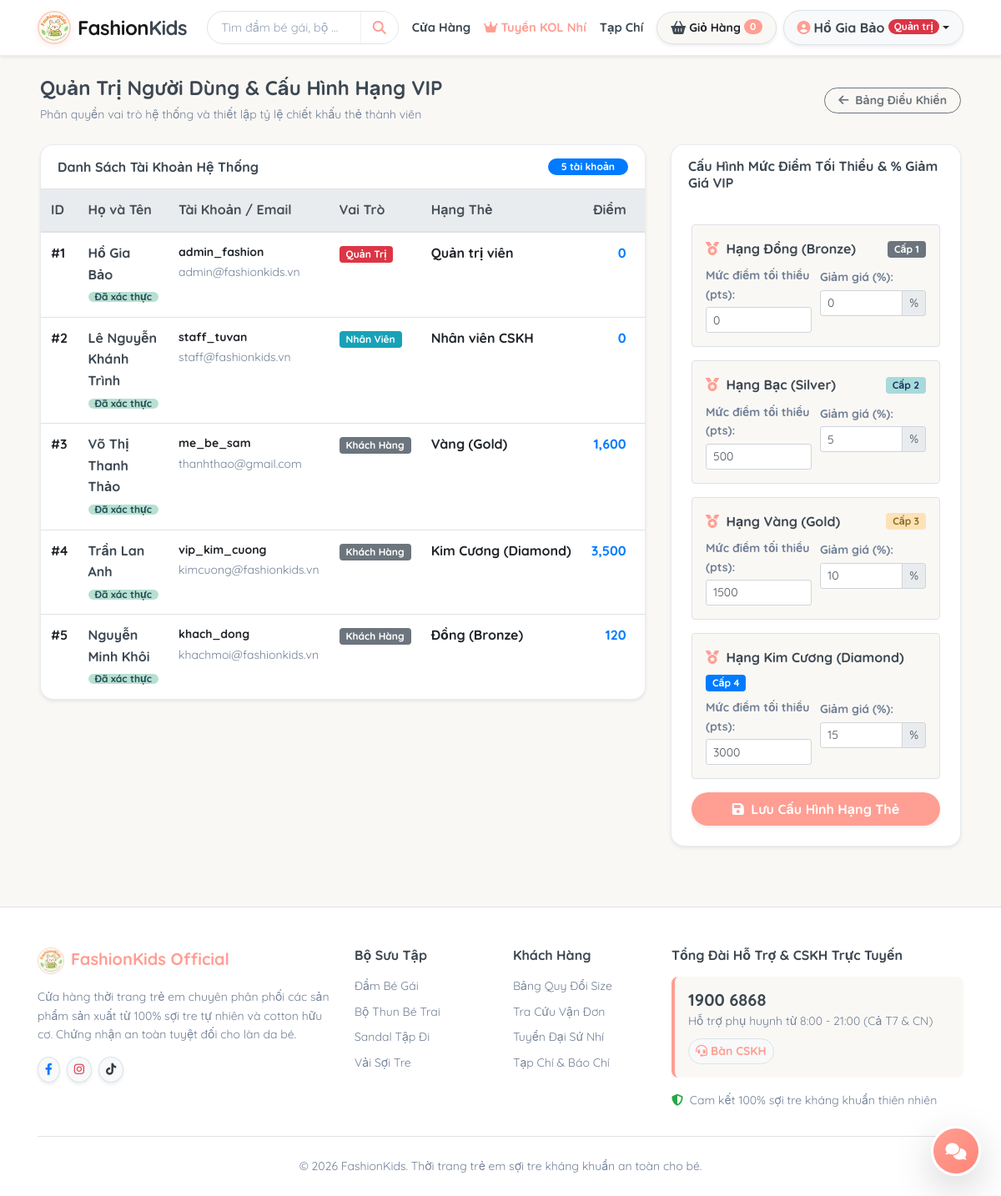
Page /views/pages/admin-users.php (signed in) on the committed database.
### tables this page shows
CREATE TABLE `hgb_nguoi_dung` (
    `ma_nguoi_dung` INT AUTO_INCREMENT PRIMARY KEY,
    `ma_hang_thanh_vien` INT NULL,
    `ten_dang_nhap` VARCHAR(50) NOT NULL UNIQUE,
    `mat_khau` VARCHAR(255) NOT NULL,
    `ho_va_ten` VARCHAR(100) NOT NULL,
    `thu_dien_tu` VARCHAR(100) NOT NULL UNIQUE,
    `so_dien_thoai` VARCHAR(20) NULL,
    `dia_chi_nha` VARCHAR(255) NULL,
    `diem_tich_luy` INT NOT NULL DEFAULT 0,
    `vai_tro` ENUM('quan_tri', 'nhan_vien', 'khach_hang') NOT NULL DEFAULT 'khach_hang',
    `da_xac_thuc_otp` TINYINT(1) NOT NULL DEFAULT 0,
    `ngay_tao` DATETIME NOT NULL DEFAULT CURRENT_TIMESTAMP,
    CONSTRAINT `kn_nguoi_dung_hang` 
        FOREIGN KEY (`ma_hang_thanh_vien`) REFERENCES `hgb_hang_thanh_vien`(`ma_hang`) 
        ON DELETE SET NULL ON UPDATE CASCADE
);

CREATE TABLE `hgb_hang_thanh_vien` (
    `ma_hang` INT AUTO_INCREMENT PRIMARY KEY,
    `ten_hang` VARCHAR(50) NOT NULL,
    `diem_toi_thieu` INT NOT NULL DEFAULT 0,
    `phan_tram_giam_gia` FLOAT NOT NULL DEFAULT 0,
    `mo_ta_quyen_loi` TEXT NULL
);

### views/pages/admin-users.php (the view, shortened to what the rows shown need)
<?php
require_once __DIR__ . "/../layouts/header.php";
require_once __DIR__ . "/../layouts/navbar.php";
require_once __DIR__ . "/../../models/UserModel.php";
$userModel = new UserModel();
$users_list = $userModel->layDanhSachNguoiDung();
$rawTiers = $userModel->layDanhSachHangThanhVien();
$tierBadgeMap = [
    1 => 'badge-secondary',
    2 => 'badge-sky',
    3 => 'badge-gold',
    4 => 'badge-primary',
];
$tiers = [];
foreach ($rawTiers as $rt) {
    $tid = (int)($rt['ma_hang'] ?? 1);
    $tiers[] = [
        'id'       => $tid,
        'name'     => (string)($rt['ten_hang'] ?? ''),
        'min'      => (int)($rt['diem_toi_thieu'] ?? 0),
        'discount' => (float)($rt['phan_tram_giam_gia'] ?? 0),
        'badge'    => $tierBadgeMap[$tid] ?? 'badge-secondary',
    ];
}
?>
<div class="container-fluid my-4 px-lg-5" id="hgb_admin_users_section">
    <div class="row">
        <div class="col-12 col-xl-8 mb-4">
            <div class="card card-pastel shadow-sm">
                <div class="card-body p-0">
                    <div class="table-responsive">
                        <table class="table table-hover align-middle mb-0">
                            <thead class="thead-light">
                                <tr>
                                    <th>ID</th>
                                    <th>Họ và Tên</th>
                                    <th>Tài Khoản / Email</th>
                                    <th>Vai Trò</th>
                                    <th>Hạng Thẻ</th>
                                    <th class="text-right">Điểm</th>
                                    <th class="text-center">Trạng Thái</th>
                                </tr>
                            </thead>
                            <tbody>
                                <?php foreach ($users_list as $u): ?>
                                    <tr>
                                        <td class="font-weight-bold text-nowrap">#<?= $u['id'] ?></td>
                                        <td>
                                            <div class="font-weight-bold text-slate"><?= htmlspecialchars($u['name']) ?></div>
                                            <?php if (!empty($u['otp_verified'])): ?>
                                                <span class="badge badge-mint small py-0 px-2 rounded-pill text-nowrap">Đã xác thực</span>
                                            <?php else: ?>
                                                <span class="badge badge-warning text-dark small py-0 px-2 rounded-pill text-nowrap">Chờ xác thực</span>
                                            <?php endif; ?>
                                        </td>
                                        <td>
                                            <div class="small font-weight-bold"><?= htmlspecialchars($u['username']) ?></div>
                                            <small class="text-muted-custom"><?= htmlspecialchars($u['email']) ?></small>
                                        </td>
                                        <td class="text-nowrap">
                                            <?php if ($u['role'] === 'quan_tri'): ?>
                                                <span class="badge badge-danger px-2 py-1 text-nowrap">Quản Trị</span>
                                            <?php elseif ($u['role'] === 'nhan_vien'): ?>
                                                <span class="badge badge-info px-2 py-1 text-nowrap">Nhân Viên</span>
                                            <?php else: ?>
                                                <span class="badge badge-secondary px-2 py-1 text-nowrap">Khách Hàng</span>
                                            <?php endif; ?>
                                        </td>
                                        <td class="text-nowrap">
                                            <strong><?= htmlspecialchars($u['tier']) ?></strong>
                                        </td>
                                        <td class="text-right text-primary font-weight-bold text-nowrap"><?= number_format($u['points']) ?></td>
                                        <td class="text-center text-nowrap" id="hgb_userStatusCell_<?= (int)$u['id'] ?>">
                                        </td>
                                    </tr>
                                <?php endforeach; ?>
                            </tbody>
                        </table>
                    </div>
                </div>
            </div>
        </div>
        <div class="col-12 col-xl-4 mb-4">
            <div class="card card-pastel shadow-sm">
                <div class="card-body p-4 pt-0">
                    <form id="hgb_formVipTiers">
                        <?php foreach ($tiers as $t): ?>
                            <div class="p-3 mb-3 rounded bg-milk-cream border">
                                <div class="d-flex flex-wrap justify-content-between align-items-center fk-card-header-row mb-2">
                                    <span class="font-weight-bold text-slate min-w-0">
                                        <i class="fa-solid fa-medal mr-1 text-peach"></i> Hạng <?= htmlspecialchars($t['name']) ?>
                                    </span>
                                    <span class="badge <?= $t['badge'] ?> px-2 py-1 text-nowrap flex-shrink-0">Cấp <?= (int)$t['id'] ?></span>
                                </div>
                                <div class="form-row">
                                    <div class="col-6">
                                        <label class="small text-muted-custom mb-1 font-weight-bold">Mức điểm tối thiểu (pts):</label>
                                        <input type="number" class="form-control form-control-sm" name="tiers[<?= (int)$t['id'] ?>][min]" value="<?= (int)$t['min'] ?>" min="0" required>
                                    </div>
                                    <div class="col-6">
                                        <label class="small text-muted-custom mb-1 font-weight-bold">Giảm giá (%):</label>
                                        <div class="input-group input-group-sm">
                                            <input type="number" class="form-control" name="tiers[<?= (int)$t['id'] ?>][discount]" value="<?= (float)$t['discount'] ?>" min="0" max="50" required>
                                            <div class="input-group-append">
                                                <span class="input-group-text">%</span>
                                            </div>
                                        </div>
                                    </div>
                                </div>
                            </div>
                        <?php endforeach; ?>
                    </form>
                </div>
            </div>
        </div>
    </div>
</div>
<?php require_once __DIR__ . "/../layouts/footer.php"; ?>

### views/layouts/navbar.php (shortened to what the rows shown need)
<?php
require_once __DIR__ . '/../../core/Rbac.php';
if (Rbac::isLoggedIn() && Rbac::currentUserId()) {
    require_once __DIR__ . '/../../models/UserModel.php';
    (new UserModel())->dongBoSessionNguoiDung(Rbac::currentUserId());
}
$currentRole = Rbac::currentRole();
$roleBadgeClass = match ($currentRole) {
    'quan_tri'   => 'badge-danger',
    'nhan_vien'  => 'badge-info',
    'khach_hang' => 'badge-success',
    default      => 'badge-secondary',
};
$roleShortLabel = match ($currentRole) {
    'quan_tri'   => 'Quản trị',
    'nhan_vien'  => 'Nhân viên',
    'khach_hang' => 'Thành viên',
    default      => 'Khách',
};
?>
<nav class="navbar navbar-expand-lg navbar-light navbar-custom sticky-top shadow-sm py-2">
    <div class="container fk-navbar-container">
        <div class="collapse navbar-collapse" id="navbarFashionKids">
            <ul class="navbar-nav ml-auto align-items-lg-center flex-shrink-0">
                <li class="nav-item my-2 my-lg-0">
                    <?php if (isset($_SESSION['user'])): ?>
                        <div class="dropdown">
                            <button class="btn btn-light fk-btn-user dropdown-toggle rounded-pill shadow-sm py-2 px-3 border d-inline-flex align-items-center" type="button" id="userMenuDropdown" data-toggle="dropdown" aria-haspopup="true" aria-expanded="false">
                                <i class="fa-solid fa-circle-user mr-1 text-peach"></i>
                                <span class="font-weight-bold text-slate fk-user-name-truncate mr-1"><?= htmlspecialchars($_SESSION['user']['ho_va_ten']) ?></span>
                                <?php if (in_array($currentRole, ['quan_tri', 'nhan_vien'], true)): ?>
                                    <span class="badge <?= $roleBadgeClass ?> badge-pill small flex-shrink-0"><?= htmlspecialchars($roleShortLabel) ?></span>
                                <?php endif; ?>
                            </button>
                        </div>
                    <?php else: ?>
                        <a href="/FashionKids/views/pages/login-register.php" class="btn btn-pastel-primary btn-sm px-4 py-2 rounded-pill font-weight-bold shadow-sm text-nowrap flex-shrink-0">
                            <i class="fa-solid fa-right-to-bracket mr-1"></i>Đăng Nhập
                        </a>
                    <?php endif; ?>
                </li>
            </ul>
        </div>
    </div>
</nav>

### rows in the picture
hgb_nguoi_dung: roleShortLabel "Quản trị"
hgb_nguoi_dung: ma_nguoi_dung "2", ho_va_ten "Lê Nguyễn Khánh Trình", da_xac_thuc_otp "Đã xác thực", ten_dang_nhap "staff_tuvan", thu_dien_tu "staff@fashionkids.vn", vai_tro "Nhân Viên", tier "Nhân viên CSKH", diem_tich_luy "0"
hgb_nguoi_dung: ma_nguoi_dung "3", ho_va_ten "Võ Thị Thanh Thảo", da_xac_thuc_otp "Đã xác thực", ten_dang_nhap "me_be_sam", thu_dien_tu "thanhthao@gmail.com", vai_tro "Khách Hàng", tier "Vàng (Gold)", diem_tich_luy "1,600"
hgb_hang_thanh_vien: ten_hang "Bạc (Silver)", ma_hang "2", diem_toi_thieu "500", phan_tram_giam_gia "5"
hgb_hang_thanh_vien: ten_hang "Vàng (Gold)", ma_hang "3", diem_toi_thieu "1500", phan_tram_giam_gia "10"
hgb_hang_thanh_vien: ten_hang "Kim Cương (Diamond)", ma_hang "4", diem_toi_thieu "3000", phan_tram_giam_gia "15"

### other values in the picture
$cartTotalQty "0"
$_SESSION['user']['ho_va_ten'] "Hồ Gia Bảo"
count($users_list) "5"
$u['id'] "1"
$u['name'] "Hồ Gia Bảo"
$u['username'] "admin_fashion"
$u['email'] "admin@fashionkids.vn"
$u['tier'] "Quản trị viên"
$u['points'] "0"
$u['id'] "4"
$u['name'] "Trần Lan Anh"
$u['username'] "vip_kim_cuong"
$u['email'] "kimcuong@fashionkids.vn"
$u['tier'] "Kim Cương (Diamond)"
$u['points'] "3,500"
